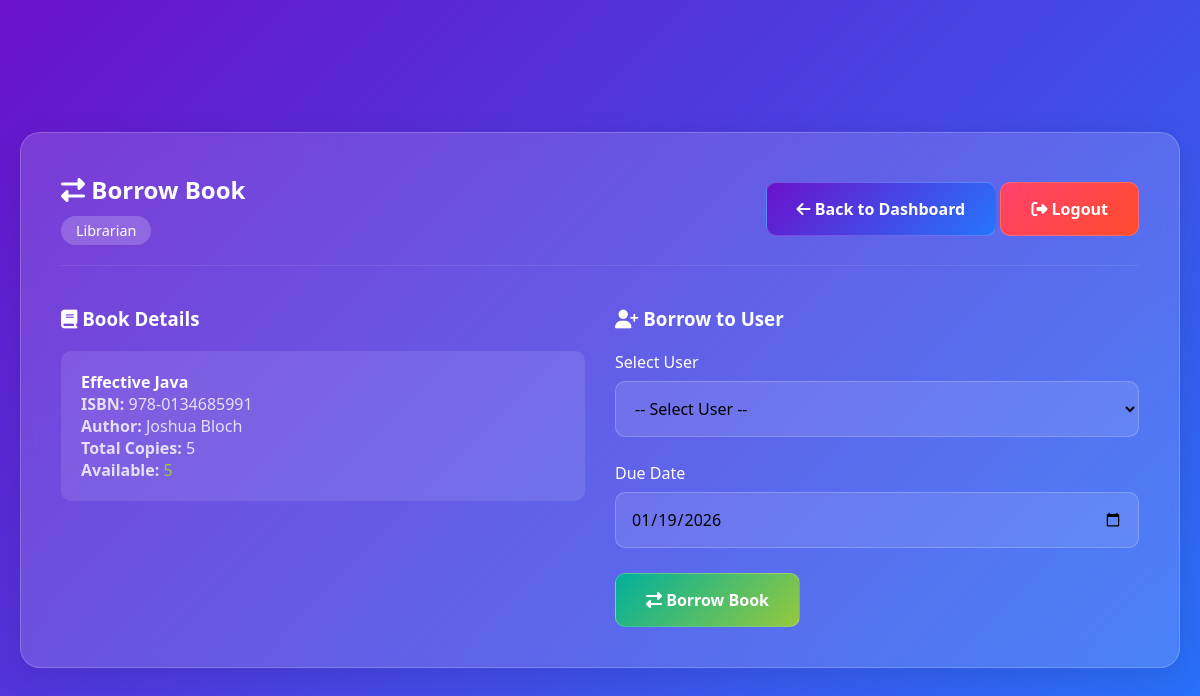
The page /librarian/librarian/borrow_book.php?book_id=1 (signed in) on the database its author committed.
### tables this page shows
CREATE TABLE IF NOT EXISTS books (
    id INT AUTO_INCREMENT PRIMARY KEY,
    isbn VARCHAR(20) UNIQUE NOT NULL,
    title VARCHAR(200) NOT NULL,
    author VARCHAR(100) NOT NULL,
    quantity INT DEFAULT 1,
    available INT DEFAULT 1
);

### librarian/librarian/borrow_book.php (the view, shortened to what this page needs)
<?php
$database = new Database();
$db = $database->getConnection();
$book_id = isset($_GET['book_id']) ? $_GET['book_id'] : 0;
$book_query = "SELECT * FROM books WHERE id = :id";
$book_stmt = $db->prepare($book_query);
$book_stmt->bindParam(':id', $book_id);
$book_stmt->execute();
$book = $book_stmt->fetch(PDO::FETCH_ASSOC);
?>
<!DOCTYPE html>
<html lang="en">
<head>
    <link rel="stylesheet" href="../../assets/css/style.css">
    <link rel="stylesheet" href="https://cdnjs.cloudflare.com/ajax/libs/font-awesome/6.4.0/css/all.min.css">
</head>
<body>
    <div class="glass-container">
        <div class="glass-card">
            <div class="dashboard-header">
                <div class="user-info">
                    <h2><i class="fas fa-exchange-alt"></i> Borrow Book</h2>
                    <span class="user-role">Librarian</span>
                </div>
                <div>
                    <a href="dashboard.php" class="btn btn-primary">
                        <i class="fas fa-arrow-left"></i> Back to Dashboard
                    </a>
                    <a href="../../index.php" class="btn btn-danger">
                        <i class="fas fa-sign-out-alt"></i> Logout
                    </a>
                </div>
            </div>
            <div style="display: grid; grid-template-columns: 1fr 1fr; gap: 30px;">
                <div>
                    <h3 style="color: white; margin-bottom: 20px;">
                        <i class="fas fa-book"></i> Book Details
                    </h3>
                    <div style="background: rgba(255,255,255,0.1); padding: 20px; border-radius: 10px;">
                        <h4 style="color: white;"><?php echo htmlspecialchars($book['title']); ?></h4>
                        <p style="color: rgba(255,255,255,0.8);">
                            <strong>ISBN:</strong> <?php echo htmlspecialchars($book['isbn']); ?><br>
                            <strong>Author:</strong> <?php echo htmlspecialchars($book['author']); ?><br>
                            <strong>Total Copies:</strong> <?php echo $book['quantity']; ?><br>
                            <strong>Available:</strong>
                            <span style="color: <?php echo $book['available'] > 0 ? '#96c93d' : '#dc3545'; ?>;">
                                <?php echo $book['available']; ?>
                            </span>
                        </p>
                    </div>
                </div>
                <div>
                    <h3 style="color: white; margin-bottom: 20px;">
                        <i class="fas fa-user-plus"></i> Borrow to User
                    </h3>
                    <form method="POST" action="">
                        <div class="form-group">
                            <label for="user_id">Select User</label>
                            <select id="user_id" name="user_id" class="form-control" required>
                                <option value="">-- Select User --</option>
                            </select>
                        </div>
                        <div class="form-group">
                            <label for="due_date">Due Date</label>
                            <?php
                            $default_due_date = date('Y-m-d', strtotime('+14 days'));
                            ?>
                            <input type="date" id="due_date" name="due_date" class="form-control" required
                                   value="<?php echo $default_due_date; ?>"
                                   min="<?php echo date('Y-m-d'); ?>">
                        </div>
                        <button type="submit" name="borrow" class="btn btn-success btn-block"
                                <?php echo ($book['available'] <= 0) ? 'disabled' : ''; ?>>
                            <i class="fas fa-exchange-alt"></i> Borrow Book
                        </button>
                    </form>
                </div>
            </div>
        </div>
    </div>
</body>
</html>

### assets/css/style.css (style rules this page uses)
* { margin: 0; padding: 0; box-sizing: border-box; font-family: 'Segoe UI', Tahoma, Geneva, Verdana, sans-serif; }
body { background: linear-gradient(135deg, #6a11cb 0%, #2575fc 100%); min-height: 100vh; display: flex; justify-content: center; align-items: center; padding: 20px; }
.glass-container { width: 100%; max-width: 1200px; }
.glass-card { background: rgba(255, 255, 255, 0.15); backdrop-filter: blur(10px); -webkit-backdrop-filter: blur(10px); border-radius: 20px; border: 1px solid rgba(255, 255, 255, 0.2); padding: 40px; box-shadow: 0 8px 32px rgba(0, 0, 0, 0.1); }
.form-group { margin-bottom: 25px; }
.form-group label { display: block; color: white; margin-bottom: 8px; font-weight: 500; }
.form-control { width: 100%; padding: 15px; background: rgba(255, 255, 255, 0.1); border: 1px solid rgba(255, 255, 255, 0.2); border-radius: 10px; color: black; font-size: 1rem; transition: all 0.3s ease; }
.form-control::placeholder { color: rgba(255, 255, 255, 0.6); }
.btn { display: inline-block; padding: 15px 30px; background: rgba(255, 255, 255, 0.2); color: white; border: none; border-radius: 10px; font-size: 1rem; font-weight: 600; cursor: pointer; transition: all 0.3s ease; text-decoration: none; text-align: center; border: 1px solid rgba(255, 255, 255, 0.2); }
.btn-primary { background: linear-gradient(135deg, #6a11cb 0%, #2575fc 100%); }
.btn-success { background: linear-gradient(135deg, #00b09b 0%, #96c93d 100%); }
.btn-danger { background: linear-gradient(135deg, #ff416c 0%, #ff4b2b 100%); }
.dashboard-header { display: flex; justify-content: space-between; align-items: center; margin-bottom: 40px; padding-bottom: 20px; border-bottom: 1px solid rgba(255, 255, 255, 0.1); }
.user-info { color: white; }
.user-info h2 { margin-bottom: 5px; }
.user-role { display: inline-block; padding: 5px 15px; background: rgba(255, 255, 255, 0.2); border-radius: 20px; font-size: 0.9rem; margin-top: 5px; }

### rows shown on the page
books: title "Effective Java", isbn "978-0134685991", author "Joshua Bloch", quantity "5", available "5"
